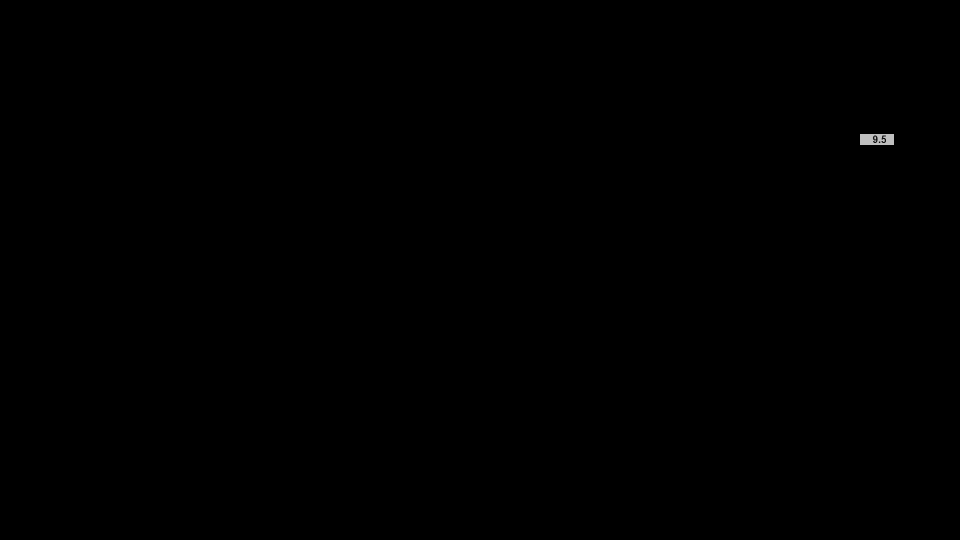
#> input picture _posts/Python/OCR/[0_1]-[9_1]-[5_3]_invert_1080_1920.png, 1920 x 1080 px, found by its file name (shown at 1/2 size)
$ python OCR_opencv_pytesseract_improved.py
#> lines starting #> are read from the running program, lines starting #| are printed output that depends on the picture; after the words box and inside, x2 and y2 are one past the last pixel; in counts of white or black regions, pixels touching at a corner belong together
import cv2
import numpy as np
import pytesseract

# Tesseract 실행 파일 경로 설정
pytesseract.pytesseract.tesseract_cmd = r'D:\Program Files\Tesseract-OCR\tesseract.exe'

# 이미지 파일 로드
image_path = r'D:\GitHub_Project\koyumi0601.github.io\_posts\Python\OCR\[0_1]-[9_1]-[5_3]_invert_1080_1920.png'
# image_00028.png
# image_00039.png
# image_00172.png
# image_00249.png
image = cv2.imread(image_path)
#> image is the input picture: shape (1080, 1920, 3); min 0, max 191, mean 0.1

# 읽고자 하는 이미지의 특정 영역을 정의
x1 = 1700
y1 = 268
x2 = 1788
y2 = 290
roi_cropped = image[y1:y2, x1:x2]
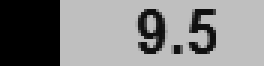
#> roi_cropped: shape (22, 88, 3) (shown 3 times larger); min 0, max 191, mean 132.7

# 추출한 영역을 Grayscale로 변환
roi_gray = cv2.cvtColor(roi_cropped, cv2.COLOR_BGR2GRAY)

# 이미지의 밝기가 일정 임계값 이상이면 반전
if np.mean(roi_gray) > 127:
    max_val = 191
    min_val = 16
    print('revert')
    roi_gray = cv2.bitwise_not(roi_gray)
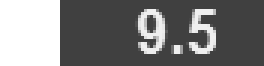
#> roi_gray: shape (22, 88) (shown 3 times larger); min 64, max 255, mean 122.3
    roi_gray = max_val + min_val - roi_gray
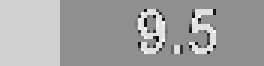
#> roi_gray: shape (22, 88) (shown 3 times larger); min 14, max 253, mean 161.1


# Otsu의 이진화
ret, binary = cv2.threshold(roi_gray, 0, 255, cv2.THRESH_BINARY + cv2.THRESH_OTSU)
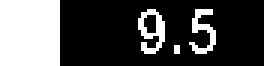
#> binary: shape (22, 88) (shown 3 times larger); 29.9% white; 4 white regions (1 under 20 px), largest, box (x1, y1, x2, y2) and area: (0, 0, 20, 22) 440, (46, 3, 55, 18) 71, (63, 3, 72, 18) 61
#> ret = 143

# 모폴로지 연산으로 노이즈 제거
kernel = cv2.getStructuringElement(cv2.MORPH_RECT, (2, 2))
processed_roi = cv2.morphologyEx(binary, cv2.MORPH_CLOSE, kernel)
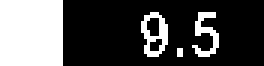
#> processed_roi: shape (22, 88) (shown 3 times larger); 31% white; 4 white regions (1 under 20 px), largest, box (x1, y1, x2, y2) and area: (0, 0, 21, 22) 462, (47, 4, 56, 19) 72, (64, 4, 73, 19) 61

# Tesseract로 전처리된 이미지 영역에서 텍스트를 인식
#> (the run stopped early here; a loop or call above may not have finished)

$ run again, with _posts/ImageSignalProcessing/QT/project_build/Tesseract_OCR_C_CPU/resource/linear_images/image_00028.png copied over _posts/Python/OCR/[0_1]-[9_1]-[5_3]_invert_1080_1920.png
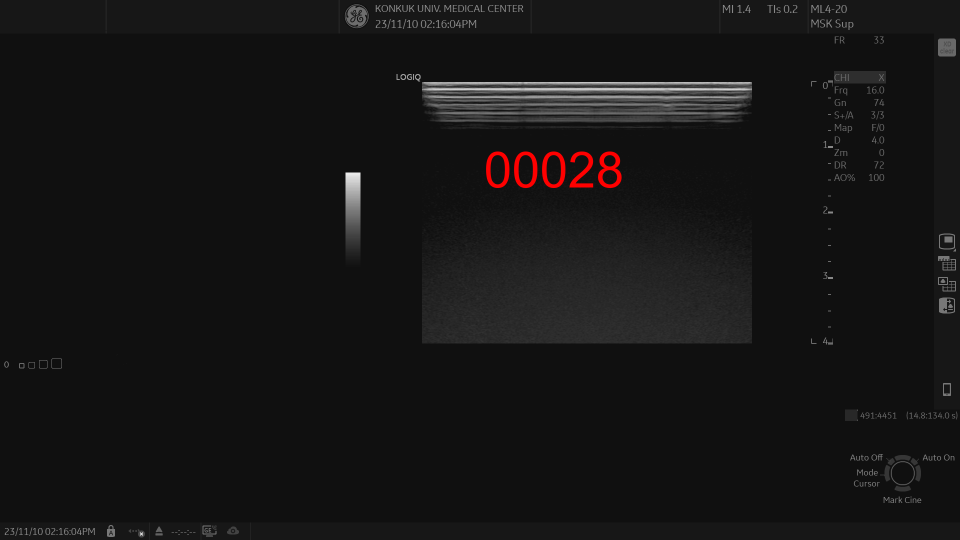
#> input picture _posts/ImageSignalProcessing/QT/project_build/Tesseract_OCR_C_CPU/resource/linear_images/image_00028.png, 1920 x 1080 px, found by its file name (shown at 1/2 size)
#> image is the input picture: shape (1080, 1920, 3); mean B, G, R 21, 21, 21.9
#> `ret, binary = cv2.threshold(roi_gray, 0, 255, cv2.THRESH_BINARY + cv2...`:
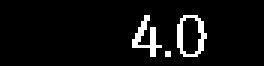
#> binary: shape (22, 88) (shown 3 times larger); 5.7% white in thin lines or dots, all inside (x1, y1, x2, y2) = (44, 5, 69, 19)
#> ret = 42
#> `processed_roi = cv2.morphologyEx(binary, cv2.MORPH_CLOSE, kernel)`:
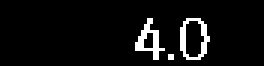
#> processed_roi: shape (22, 88) (shown 3 times larger); 5.8% white in thin lines or dots, all inside (x1, y1, x2, y2) = (45, 6, 70, 20)

$ run again, with _posts/ImageSignalProcessing/QT/project_build/Tesseract_OCR_C_CPU/resource/convex_images/image_00172.png copied over _posts/Python/OCR/[0_1]-[9_1]-[5_3]_invert_1080_1920.png
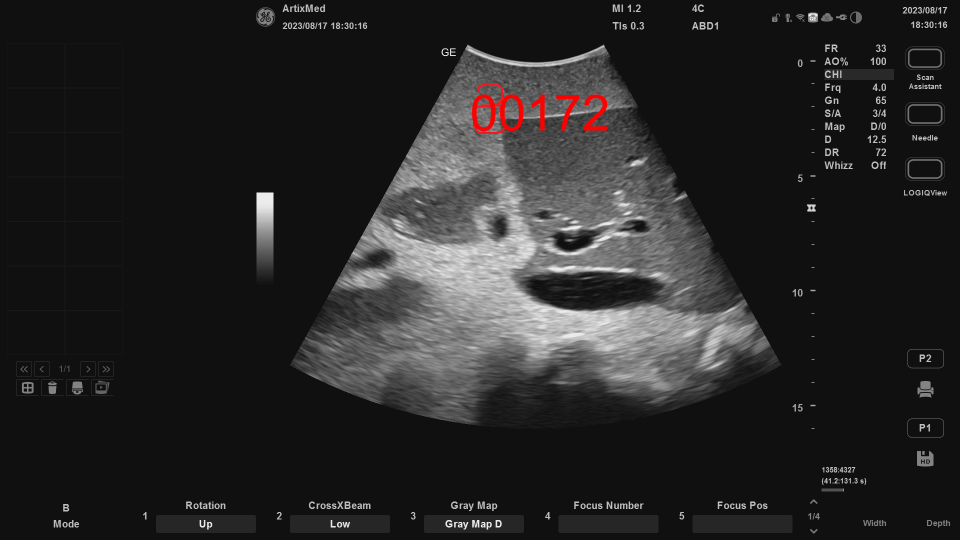
#> input picture _posts/ImageSignalProcessing/QT/project_build/Tesseract_OCR_C_CPU/resource/convex_images/image_00172.png, 1920 x 1080 px, found by its file name (shown at 1/2 size)
#> image is the input picture: shape (1080, 1920, 3); mean B, G, R 38.4, 38.4, 39.2
#> `ret, binary = cv2.threshold(roi_gray, 0, 255, cv2.THRESH_BINARY + cv2...`:
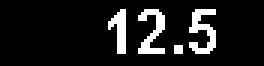
#> binary: shape (22, 88) (shown 3 times larger); 10.6% white in thin lines or dots, all inside (x1, y1, x2, y2) = (36, 3, 72, 18)
#> ret = 85
#> `processed_roi = cv2.morphologyEx(binary, cv2.MORPH_CLOSE, kernel)`:
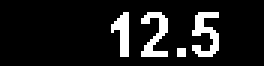
#> processed_roi: shape (22, 88) (shown 3 times larger); 10.7% white in thin lines or dots, all inside (x1, y1, x2, y2) = (37, 4, 73, 19)
